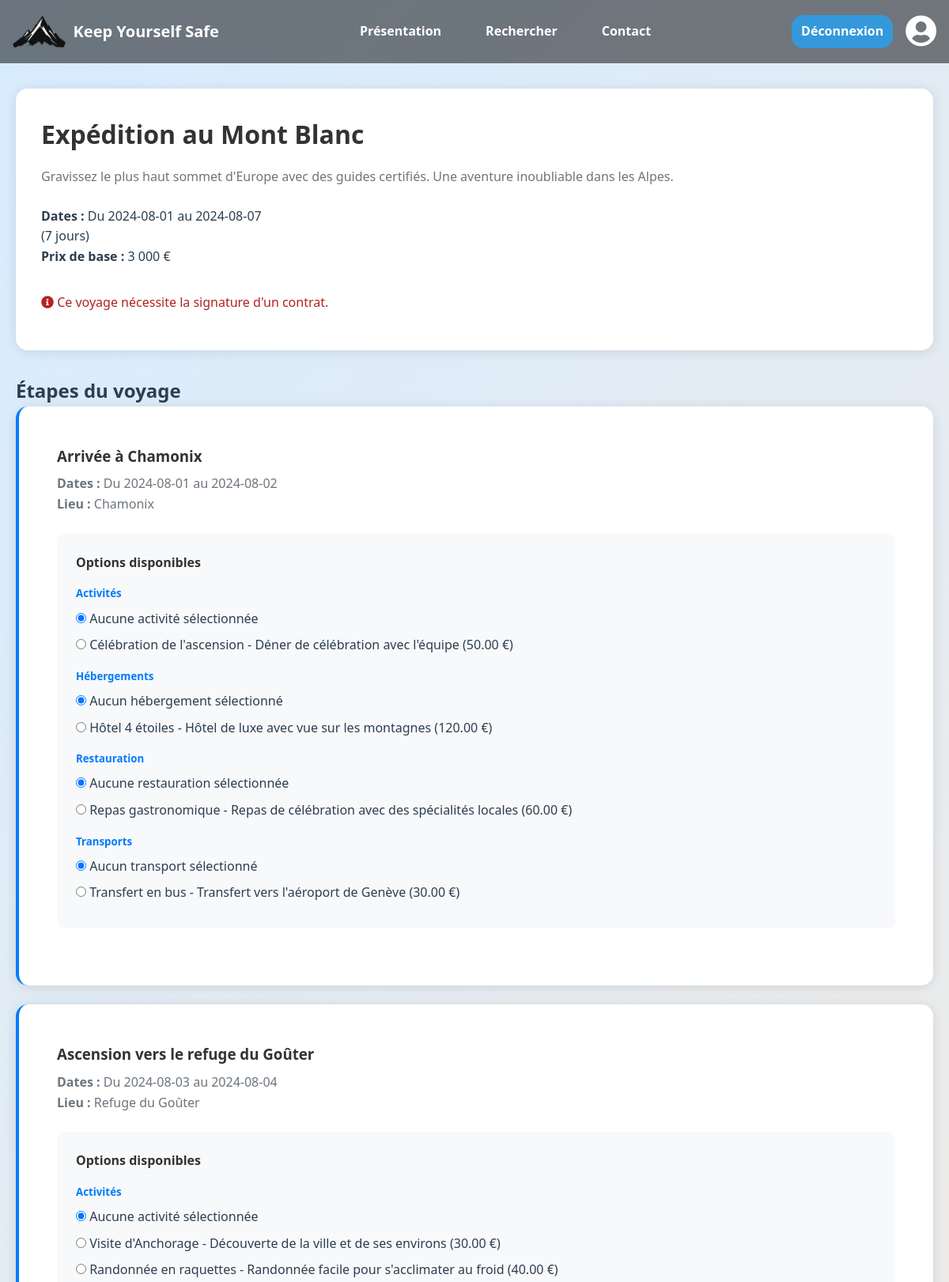
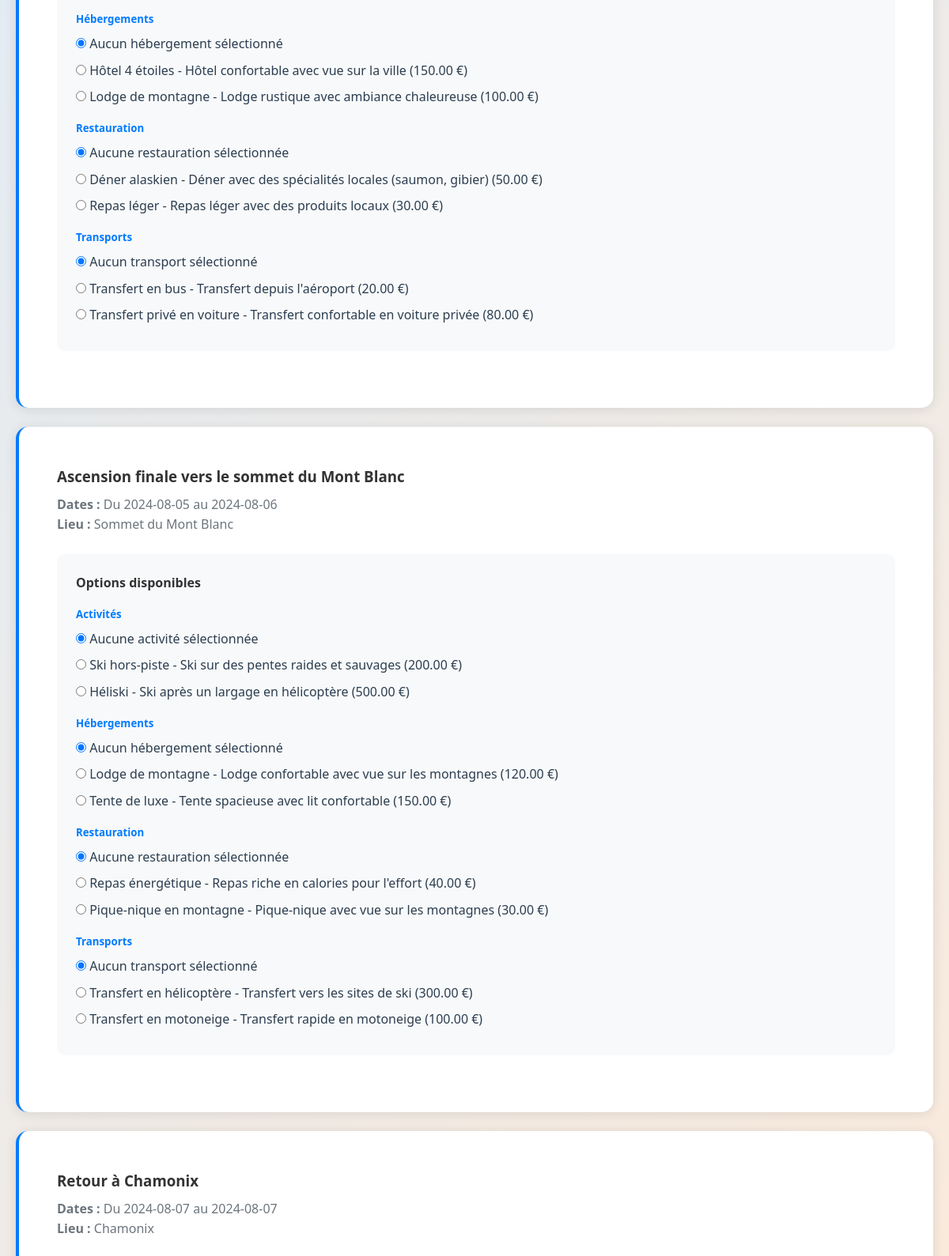
/details.php?id=3 (signed in, upper part), run on the app's committed database (2 pictures, top to bottom).
### tables this page shows
CREATE TABLE `voyages` (
  `id_voyage` int(11) NOT NULL,
  `titre` varchar(255) NOT NULL,
  `description` text DEFAULT NULL,
  `note_moyenne` decimal(3,1) DEFAULT NULL,
  `nb_avis` int(11) DEFAULT NULL,
  `nb_etape` int(11) DEFAULT NULL,
  `contrat` tinyint(1) DEFAULT NULL,
  `date_debut` date DEFAULT NULL,
  `date_fin` date DEFAULT NULL,
  `duree` varchar(50) DEFAULT NULL,
  `prix_total` decimal(10,2) DEFAULT NULL,
  `statut` varchar(50) DEFAULT NULL,
  `personnes_max` int(11) DEFAULT NULL
);

CREATE TABLE `etapes` (
  `id_etape` int(11) NOT NULL,
  `id_voyage` int(11) DEFAULT NULL,
  `titre` varchar(255) DEFAULT NULL,
  `date_arrivee` date DEFAULT NULL,
  `date_depart` date DEFAULT NULL,
  `duree` varchar(50) DEFAULT NULL,
  `gps` varchar(50) DEFAULT NULL,
  `ville` varchar(100) DEFAULT NULL
);

CREATE TABLE `options_etape` (
  `id_option` int(11) NOT NULL,
  `id_etape` int(11) DEFAULT NULL,
  `type_option` enum('activite','hebergement','restauration','transport') DEFAULT NULL,
  `nom` varchar(255) DEFAULT NULL,
  `description` text DEFAULT NULL,
  `prix_par_personne` decimal(10,2) DEFAULT NULL,
  `nombre_personnes_max` int(11) DEFAULT NULL
);

### details.php (the view, shortened to what this page needs)
<?php
$db = Database::getInstance();
$pdo = $db->getConnection();
$voyageId = isset($_GET['id']) ? (int)$_GET['id'] : 0;
$stmt = $pdo->prepare("SELECT * FROM voyages WHERE id_voyage = ?");
$stmt->execute([$voyageId]);
$voyage = $stmt->fetch(PDO::FETCH_ASSOC);
$stmt = $pdo->prepare("SELECT * FROM etapes WHERE id_voyage = ?");
$stmt->execute([$voyageId]);
$etapes = $stmt->fetchAll(PDO::FETCH_ASSOC);
foreach ($etapes as &$etape) {
    $stmt = $pdo->prepare("SELECT * FROM options_etape WHERE id_etape = ?");
    $stmt->execute([$etape['id_etape']]);
    $options = $stmt->fetchAll(PDO::FETCH_ASSOC);
}
$voyage['etapes'] = $etapes;
$voyage['dates'] = [
    'debut' => $voyage['date_debut'],
    'fin'   => $voyage['date_fin'],
    'duree' => $voyage['duree']
];
?>
<!DOCTYPE html>
<html lang="fr">
<head>
    <link rel="stylesheet" type="text/css" href="style.css">
    <link rel="stylesheet" href="https://cdnjs.cloudflare.com/ajax/libs/font-awesome/5.15.4/css/all.min.css">
</head>
<body>
    <nav>
        <div class="nav-left">
            <a href="accueil.php" class="nav-brand">
                <img src="img/logo.png" alt="Logo">
                Keep Yourself Safe
            </a>
        </div>
        <ul class="nav-links">
            <li><a href="presentation.php">Présentation</a></li>
            <li><a href="recherche.php">Rechercher</a></li>
            <li><a href="mailto:contact@kys.fr">Contact</a></li>
        </ul>
        <div class="nav-right">
            <a href="scripts_php/logout.php" class="btn nav-btn">Déconnexion</a>
            <a href="profile.php" class="profile-icon">
                <i class="fas fa-user-circle"></i>
            </a>
        </div>
    </nav>
    <div class="voyage-details-container">
        <div class="voyage-header">
            <h1><?php echo htmlspecialchars($voyage['titre']); ?></h1>
            <p class="lead"><?php echo htmlspecialchars($voyage['description']); ?></p>
            <div class="row">
                <div class="col-md-4">
                    <p><strong>Dates :</strong> Du <?php echo htmlspecialchars($voyage['dates']['debut']); ?> au <?php echo htmlspecialchars($voyage['dates']['fin']); ?><br>
                    (<?php echo htmlspecialchars($voyage['dates']['duree']); ?>)</p>
                </div>
                <div class="col-md-4">
                    <p><strong>Prix de base :</strong> <?php echo number_format($voyage['prix_total'], 0, ',', ' '); ?> €</p>
                </div>
            </div>
            <?php if ($voyage['contrat']): ?>
                <div class="voyage-alert alert">
                    <i class="fas fa-info-circle"></i> Ce voyage nécessite la signature d'un contrat.
                </div>
            <?php endif; ?>
        </div>
        <form method="post">
            <h2 class="mb-4">Étapes du voyage</h2>
            <?php foreach ($voyage['etapes'] as $etape): ?>
                <div class="etape-card">
                    <div class="card-body">
                        <h3 class="card-title"><?php echo htmlspecialchars($etape['titre']); ?></h3>
                        <p class="card-text">
                            <strong>Dates :</strong> Du <?php echo htmlspecialchars($etape['date_arrivee']); ?> au <?php echo htmlspecialchars($etape['date_depart']); ?><br>
                            <strong>Lieu :</strong> <?php echo htmlspecialchars($etape['ville']); ?>
                        </p>
                        <?php if (!empty($etape['options'])): ?>
                            <div class="option-section">
                                <h4>Options disponibles</h4>
                                <?php if (!empty($etape['options']['activites'])): ?>
                                    <div class="mb-3">
                                        <h5>Activités</h5>
                                        <div class="form-check">
                                            <input class="form-check-input" type="radio" name="activite_<?php echo $etape['id_etape']; ?>" id="activite_<?php echo $etape['id_etape']; ?>_none" value="" checked>
                                            <label class="form-check-label" for="activite_<?php echo $etape['id_etape']; ?>_none">
                                                Aucune activité sélectionnée
                                            </label>
                                        </div>
                                        <?php foreach ($etape['options']['activites'] as $activite): ?>
                                            <div class="form-check">
                                                <input class="form-check-input" type="radio" name="activite_<?php echo $etape['id_etape']; ?>" id="activite_<?php echo $etape['id_etape']; ?>_<?php echo $activite['id_option']; ?>" value="<?php echo $activite['id_option']; ?>">
                                                <label class="form-check-label" for="activite_<?php echo $etape['id_etape']; ?>_<?php echo $activite['id_option']; ?>">
                                                    <?php echo htmlspecialchars($activite['nom']); ?> - <?php echo htmlspecialchars($activite['description']); ?> (<?php echo $activite['prix_par_personne']; ?> €)
                                                </label>
                                            </div>
                                        <?php endforeach; ?>
                                    </div>
                                <?php endif; ?>
                                <?php if (!empty($etape['options']['hebergements'])): ?>
                                    <div class="mb-3">
                                        <h5>Hébergements</h5>
                                        <div class="form-check">
                                            <input class="form-check-input" type="radio" name="hebergement_<?php echo $etape['id_etape']; ?>" id="hebergement_<?php echo $etape['id_etape']; ?>_none" value="" checked>
                                            <label class="form-check-label" for="hebergement_<?php echo $etape['id_etape']; ?>_none">
                                                Aucun hébergement sélectionné
                                            </label>
                                        </div>
                                        <?php foreach ($etape['options']['hebergements'] as $heb): ?>
                                            <div class="form-check">
                                                <input class="form-check-input" type="radio" name="hebergement_<?php echo $etape['id_etape']; ?>" id="hebergement_<?php echo $etape['id_etape']; ?>_<?php echo $heb['id_option']; ?>" value="<?php echo $heb['id_option']; ?>">
                                                <label class="form-check-label" for="hebergement_<?php echo $etape['id_etape']; ?>_<?php echo $heb['id_option']; ?>">
                                                    <?php echo htmlspecialchars($heb['nom']); ?> - <?php echo htmlspecialchars($heb['description']); ?> (<?php echo $heb['prix_par_personne']; ?> €)
                                                </label>
                                            </div>
                                        <?php endforeach; ?>
                                    </div>
                                <?php endif; ?>
                                <?php if (!empty($etape['options']['restaurations'])): ?>
                                    <div class="mb-3">
                                        <h5>Restauration</h5>
                                        <div class="form-check">
                                            <input class="form-check-input" type="radio" name="restauration_<?php echo $etape['id_etape']; ?>" id="restauration_<?php echo $etape['id_etape']; ?>_none" value="" checked>
                                            <label class="form-check-label" for="restauration_<?php echo $etape['id_etape']; ?>_none">
                                                Aucune restauration sélectionnée
                                            </label>
                                        </div>
                                        <?php foreach ($etape['options']['restaurations'] as $rest): ?>
                                            <div class="form-check">
                                                <input class="form-check-input" type="radio" name="restauration_<?php echo $etape['id_etape']; ?>" id="restauration_<?php echo $etape['id_etape']; ?>_<?php echo $rest['id_option']; ?>" value="<?php echo $rest['id_option']; ?>">
                                                <label class="form-check-label" for="restauration_<?php echo $etape['id_etape']; ?>_<?php echo $rest['id_option']; ?>">
                                                    <?php echo htmlspecialchars($rest['nom']); ?> - <?php echo htmlspecialchars($rest['description']); ?> (<?php echo $rest['prix_par_personne']; ?> €)
                                                </label>
                                            </div>
                                        <?php endforeach; ?>
                                    </div>
                                <?php endif; ?>
                                <?php if (!empty($etape['options']['transports'])): ?>
                                    <div class="mb-3">
                                        <h5>Transports</h5>
                                        <div class="form-check">
                                            <input class="form-check-input" type="radio" name="transport_<?php echo $etape['id_etape']; ?>" id="transport_<?php echo $etape['id_etape']; ?>_none" value="" checked>
                                            <label class="form-check-label" for="transport_<?php echo $etape['id_etape']; ?>_none">
                                                Aucun transport sélectionné
                                            </label>
                                        </div>
                                        <?php foreach ($etape['options']['transports'] as $trans): ?>
                                            <div class="form-check">
                                                <input class="form-check-input" type="radio" name="transport_<?php echo $etape['id_etape']; ?>" id="transport_<?php echo $etape['id_etape']; ?>_<?php echo $trans['id_option']; ?>" value="<?php echo $trans['id_option']; ?>">
                                                <label class="form-check-label" for="transport_<?php echo $etape['id_etape']; ?>_<?php echo $trans['id_option']; ?>">
                                                    <?php echo htmlspecialchars($trans['nom']); ?> - <?php echo htmlspecialchars($trans['description']); ?> (<?php echo $trans['prix_par_personne']; ?> €)
                                                </label>
                                            </div>
                                        <?php endforeach; ?>
                                    </div>
                                <?php endif; ?>
                            </div>
                        <?php else: ?>
                            <div class="voyage-alert">
                                <i class="fas fa-info-circle"></i> Aucune option disponible pour cette étape.
                            </div>
                        <?php endif; ?>
                    </div>
                </div>
            <?php endforeach; ?>
        </form>
    </div>
</body>
</html>

### style.css (style rules this page uses)
:root { --white: #ffffff; --white-blueish: #d7ecff; --beige: #ffead7; --light-blue: #3498db; --blue: #007bff; --light-gray: #6c757d; --text-color: #333; --dark-bg: #343a40; --text-dark: #2c3e50; --green: #28a745; --yellow: #ffd700; --orange: #FFA500; --red: #E63946; --bred: #B22222; --transition: all 0.3s ease; --shadow: 0 2px 15px rgba(0, 0, 0, 0.1); }
* { margin: 0; padding: 0; box-sizing: border-box; font-family: 'Segoe UI', sans-serif; }
body { background: linear-gradient(135deg, var(--white-blueish) 0%, var(--beige) 100%); min-height: 100vh; color: var(--text-dark); line-height: 1.6; }
nav { background: rgba(0, 0, 0, 0.5); height: 80px; padding: 16px; display: flex; justify-content: space-between; align-items: center; position: sticky; top: 0; z-index: 1000; }
.nav-left { display: flex; align-items: center; }
.nav-brand { display: flex; align-items: center; text-decoration: none; color: white; font-weight: bold; font-size: 20px; }
.nav-brand img { height: 40px; margin-right: 10px; }
.nav-links { list-style: none; display: flex; justify-content: center; gap: 32px; }
.nav-links li a { text-decoration: none; color: white; font-weight: bold; padding: 8px 12px; transition: 0.3s; }
.nav-right { display: flex; align-items: center; gap: 16px; }
.nav-right i { font-size: 40px; color: var(--white); }
.btn { text-decoration: none; text-align: center; white-space: nowrap; display: inline-block; font-weight: bold; color: white; transition: var(--transition); }
.nav-btn { background: var(--light-blue); padding: 8px 12px; border-radius: 15px; }
.card-body { padding: 1.5rem; }
.card-title { color: var(--text-color); margin-bottom: 0.5rem; }
.card-text { color: var(--light-gray); margin-bottom: 1rem; }
.voyage-details-container { max-width: 1200px; margin: 2rem auto; padding: 0 20px; }
.voyage-header { background: white; padding: 2rem; margin-bottom: 2rem; border-radius: 15px; box-shadow: var(--shadow); }
.voyage-header h1 { color: var(--text-color); margin-bottom: 1rem; }
.voyage-header .lead { color: var(--light-gray); margin-bottom: 1.5rem; }
.etape-card { background: white; border-radius: 15px; padding: 1.5rem; margin-bottom: 1.5rem; box-shadow: var(--shadow); border-left: 4px solid var(--blue); transition: var(--transition); }
.option-section { background: #f8f9fa; padding: 1.5rem; border-radius: 10px; margin: 1.5rem 0; }
.option-section h4 { color: var(--text-color); margin-bottom: 1rem; }
.option-section h5 { color: var(--blue); margin: 1rem 0 0.5rem; }
.form-check { margin-bottom: 0.5rem; }
.form-check-label { cursor: pointer; }
.voyage-alert { margin: 1rem 0; }
.alert { color: var(--bred); }

### data on the page
voyages: titre "Expédition au Mont Blanc", description "Gravissez le plus haut sommet d'Europe avec des guides certifiés. Une aventure inoubliable dans les Alpes.", date_debut "2024-08-01", date_fin "2024-08-07", duree "7 jours", prix_total "3 000"
etapes: titre "Arrivée à Chamonix", date_arrivee "2024-08-01", date_depart "2024-08-02", ville "Chamonix"
options_etape: nom "Célébration de l'ascension", description "Déner de célébration avec l'équipe", prix_par_personne "50.00"
options_etape: nom "Hôtel 4 étoiles", description "Hôtel de luxe avec vue sur les montagnes", prix_par_personne "120.00"
options_etape: nom "Repas gastronomique", description "Repas de célébration avec des spécialités locales", prix_par_personne "60.00"
options_etape: nom "Transfert en bus", description "Transfert vers l'aéroport de Genève", prix_par_personne "30.00"
etapes: titre "Ascension vers le refuge du Goûter", date_arrivee "2024-08-03", date_depart "2024-08-04", ville "Refuge du Goûter"
options_etape: nom "Visite d'Anchorage", description "Découverte de la ville et de ses environs", prix_par_personne "30.00"
options_etape: nom "Randonnée en raquettes", description "Randonnée facile pour s'acclimater au froid", prix_par_personne "40.00"
options_etape: nom "Hôtel 4 étoiles", description "Hôtel confortable avec vue sur la ville", prix_par_personne "150.00"
options_etape: nom "Lodge de montagne", description "Lodge rustique avec ambiance chaleureuse", prix_par_personne "100.00"
options_etape: nom "Déner alaskien", description "Déner avec des spécialités locales (saumon, gibier)", prix_par_personne "50.00"
options_etape: nom "Repas léger", description "Repas léger avec des produits locaux", prix_par_personne "30.00"
options_etape: nom "Transfert en bus", description "Transfert depuis l'aéroport", prix_par_personne "20.00"
options_etape: nom "Transfert privé en voiture", description "Transfert confortable en voiture privée", prix_par_personne "80.00"
etapes: titre "Ascension finale vers le sommet du Mont Blanc", date_arrivee "2024-08-05", date_depart "2024-08-06", ville "Sommet du Mont Blanc"
options_etape: nom "Ski hors-piste", description "Ski sur des pentes raides et sauvages", prix_par_personne "200.00"
options_etape: nom "Héliski", description "Ski après un largage en hélicoptère", prix_par_personne "500.00"
options_etape: nom "Lodge de montagne", description "Lodge confortable avec vue sur les montagnes", prix_par_personne "120.00"
options_etape: nom "Tente de luxe", description "Tente spacieuse avec lit confortable", prix_par_personne "150.00"
options_etape: nom "Repas énergétique", description "Repas riche en calories pour l'effort", prix_par_personne "40.00"
options_etape: nom "Pique-nique en montagne", description "Pique-nique avec vue sur les montagnes", prix_par_personne "30.00"
options_etape: nom "Transfert en hélicoptère", description "Transfert vers les sites de ski", prix_par_personne "300.00"
options_etape: nom "Transfert en motoneige", description "Transfert rapide en motoneige", prix_par_personne "100.00"
etapes: titre "Retour à Chamonix", date_arrivee "2024-08-07", date_depart "2024-08-07", ville "Chamonix"
